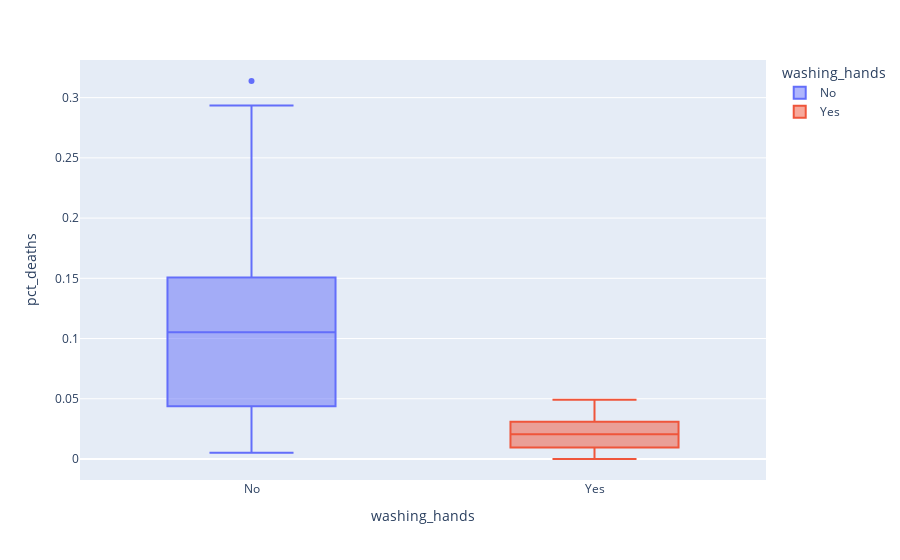

Write notebook code for a chart like this one.
### Code cell
px.box(df_monthly, x="washing_hands", y="pct_deaths", color="washing_hands")

### Figure 1 — Plotly figure (JSON) as saved in the notebook; plotly's stock layout.template omitted (floating-point values rounded to 4 significant figures)
{"data": [{"alignmentgroup": "True", "hovertemplate": "washing_hands=%{x}<br>pct_deaths=%{y}<extra></extra>", "legendgroup": "No", "marker": {"color": "#636efa"}, "name": "No", "notched": false, "offsetgroup": "No", "orientation": "v", "showlegend": true, "type": "box", "x": ["No", "No", "No", "No", "No", "No", "No", "No", "No", "No", "No", "No", "No", "No", "No", "No", "No", "No", "No", "No", "No", "No", "No", "No", "No", "No", "No", "No", "No", "No", "No", "No", "No", "No", "No", "No", "No", "No", "No", "No", "No", "No", "No", "No", "No", "No", "No", "No", "No", "No", "No", "No", "No", "No", "No", "No", "No", "No", "No", "No", "No", "No", "No", "No", "No", "No", "No", "No", "No", "No", "No", "No", "No", "No", "No", "No"], "x0": " ", "xaxis": "x", "y": [0.1457, 0.07531, 0.04332, 0.01569, 0.007843, 0.05, 0.08421, 0.01351, 0.01878, 0.1102, 0.2255, 0.2085, 0.1222, 0.1023, 0.1074, 0.03226, 0.06593, 0.2078, 0.2546, 0.1839, 0.2934, 0.2297, 0.3138, 0.1912, 0.1597, 0.1241, 0.1193, 0.06098, 0.04082, 0.005236, 0.01554, 0.02262, 0.176, 0.07143, 0.08051, 0.1516, 0.1128, 0.1703, 0.1731, 0.05833, 0.02679, 0.04369, 0.0632, 0.01224, 0.03226, 0.1102, 0.1055, 0.07591, 0.04745, 0.04452, 0.04231, 0.04392, 0.07143, 0.06122, 0.03586, 0.1055, 0.1484, 0.1094, 0.1049, 0.1339, 0.1809, 0.1543, 0.1897, 0.1344, 0.1015, 0.131, 0.1806, 0.1439, 0.1496, 0.1077, 0.05369, 0.03215, 0.01923, 0.03607, 0.1827, 0.1224], "y0": " ", "yaxis": "y"}, {"alignmentgroup": "True", "hovertemplate": "washing_hands=%{x}<br>pct_deaths=%{y}<extra></extra>", "legendgroup": "Yes", "marker": {"color": "#EF553B"}, "name": "Yes", "notched": false, "offsetgroup": "Yes", "orientation": "v", "showlegend": true, "type": "box", "x": ["Yes", "Yes", "Yes", "Yes", "Yes", "Yes", "Yes", "Yes", "Yes", "Yes", "Yes", "Yes", "Yes", "Yes", "Yes", "Yes", "Yes", "Yes", "Yes", "Yes", "Yes", "Yes"], "x0": " ", "xaxis": "x", "y": [0.02239, 0.012, 0.01894, 0.0458, 0.03957, 0.04472, 0.0293, 0.03534, 0.006873, 0, 0.006557, 0.009585, 0.01136, 0.003717, 0, 0.009615, 0.02341, 0.02903, 0.0134, 0.02233, 0.03085, 0.04926], "y0": " ", "yaxis": "y"}], "layout": {"boxmode": "overlay", "legend": {"title": {"text": "washing_hands"}, "tracegroupgap": 0}, "margin": {"t": 60}, "xaxis": {"anchor": "y", "categoryarray": ["No", "Yes"], "categoryorder": "array", "domain": [0, 1], "title": {"text": "washing_hands"}}, "yaxis": {"anchor": "x", "domain": [0, 1], "title": {"text": "pct_deaths"}}}}
